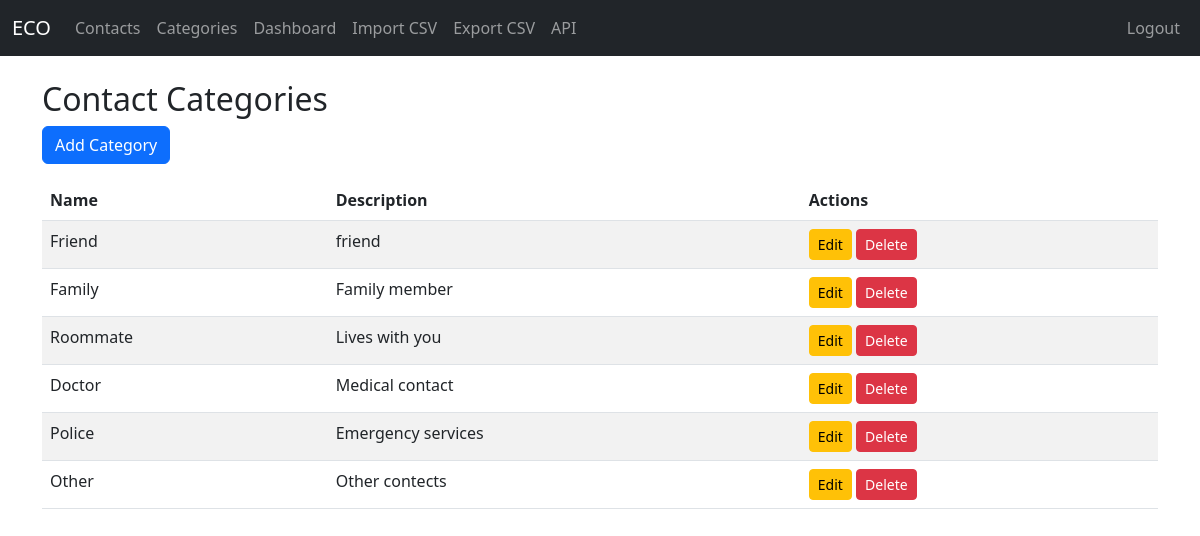
The page /categories/ (signed in) on the database its author committed.
### contacts/models.py (models this page shows, shortened)
class Category(models.Model):
    name = models.CharField(max_length=100)
    description = models.TextField(blank=True)

### contacts/views.py (the view)
# urls.py: path('categories/', views.category_list, name='category_list'),
@login_required
def category_list(request):
    categories = Category.objects.all()
    return render(request, 'contacts/category_list.html', {'categories': categories})

### contacts/templates/contacts/category_list.html (shortened to what this page needs)
{% extends 'contacts/base.html' %}
{% block content %}
<h2>Contact Categories</h2>
<a href="/categories/add/" class="btn btn-primary mb-3">Add Category</a>
{% if categories %}
<table class="table table-striped">
    <thead>
        <tr>
            <th>Name</th>
            <th>Description</th>
            <th>Actions</th>
        </tr>
    </thead>
    <tbody>
        {% for category in categories %}
        <tr>
            <td>{{ category.name }}</td>
            <td>{{ category.description }}</td>
            <td>
                <a href="/categories/{{ category.id }}/edit/" class="btn btn-sm btn-warning">Edit</a>
                <a href="/categories/{{ category.id }}/delete/" class="btn btn-sm btn-danger">Delete</a>
            </td>
        </tr>
        {% endfor %}
    </tbody>
</table>
{% else %}
<div class="alert alert-info">No categories found. Default categories will appear after first migration, or you can add your own.</div>
{% endif %}
{% endblock %}

### rows shown on the page
Category: name "Friend", description "friend"
Category: name "Family", description "Family member"
Category: name "Roommate", description "Lives with you"
Category: name "Doctor", description "Medical contact"
Category: name "Police", description "Emergency services"
Category: name "Other", description "Other contects"
